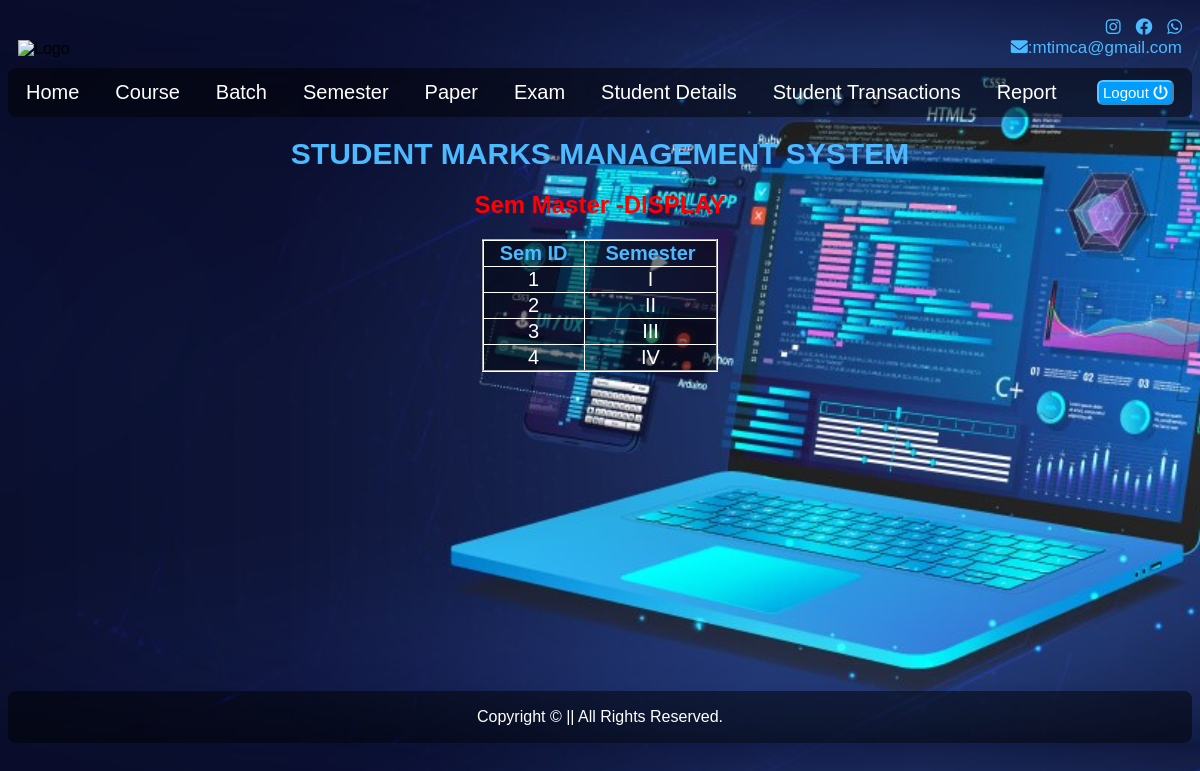
The app's page /student/displaysem/ with its own data.
### student/models.py (models this page shows, shortened)
class SemMasterModel(models.Model):
    semid = models.IntegerField(unique=True)
    sem   = models.CharField(max_length =3,unique=True)

### student/views.py (the view)
# urls.py: path('displaysem/',views.displaysem,name='displaysem'),
def displaysem(request):
    sem = SemMasterModel.objects.all().values()
    temp = loader.get_template('displaysem.html')
    context = {
        'data':sem,
    }
    return HttpResponse(temp.render(context,request))

### student/templates/displaysem.html (shortened to what this page needs)
{% extends "master.html" %}
{% block content %}
<div align="center" style="color: white;">
    <h1>Sem Master -DISPLAY</h1>
        <table border="2" style="border-collapse: collapse; border-color: white; width: 20%; font-size: 20px;">
            <tr class="thead"> <th>Sem ID</th> <th>Semester</th> </tr>
            {% for x in data %}
            <tr align="center">
                <td>{{x.semid}}</td>
                <td>{{x.sem}}</td>
            </tr>
            {% endfor %}
        </table>
</div>
{% endblock %}

### student/static/css/styles.css (style rules this page uses)
body { font-family: Arial, Helvetica, sans-serif; background-size:cover; background-position:center; margin-bottom: 0; }
h1 { color:#ff0000; }
.thead { color: #4bbaff; }
table { background-color: #0000007f; }

### records on screen
SemMasterModel: semid "1", sem "I"
SemMasterModel: semid "2", sem "II"
SemMasterModel: semid "3", sem "III"
SemMasterModel: semid "4", sem "IV"
